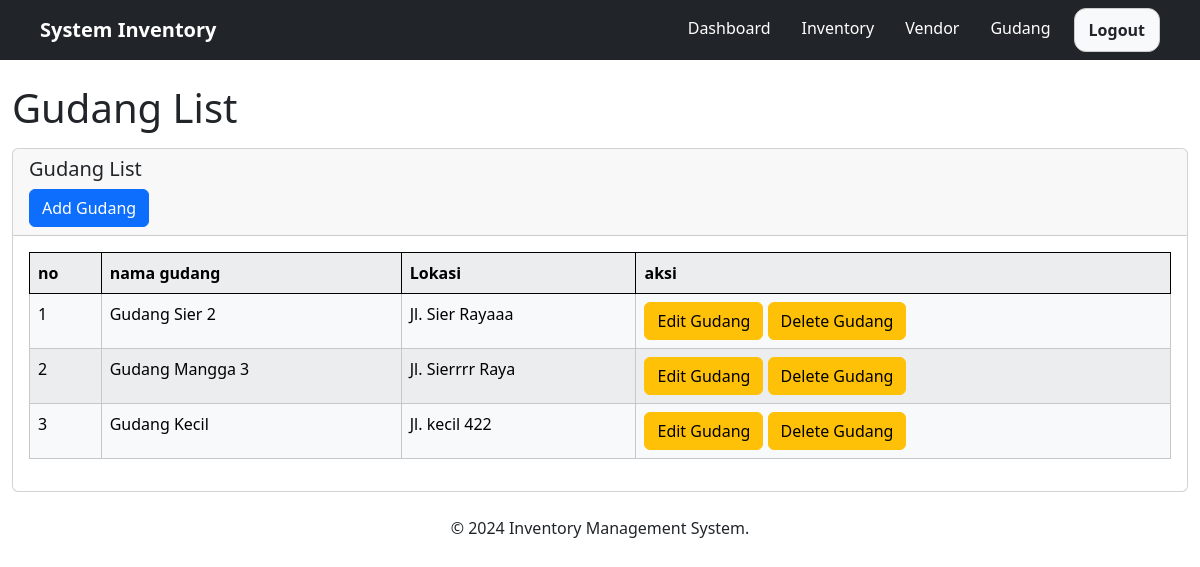
The page /views/gudang.php (signed in) on the database its author committed.
### tables this page shows
CREATE TABLE `gudang` (
  `id_gudang` int(11) NOT NULL,
  `nama_gudang` varchar(50) NOT NULL,
  `lokasi` varchar(50) NOT NULL
);

### include/function.php (called while the page is built, shortened)
<?php
function getGudangALL(){
    global $conn;
    $query = "SELECT * FROM gudang";
    $stmt = $conn->prepare($query);
    $stmt->execute();
    $result = $stmt->get_result();
    return $result->fetch_all(MYSQLI_ASSOC);
}
?>

### views/gudang.php (the view, shortened to what this page needs)
<?php
include '../include/function.php';
include '../part/header.php';
$gudang=getGudangAll();
?>
<div class="container-fluid">
    <div class="row">
        <div class="col-md-12">
            <h1 class="mt-4">Gudang List</h1>
            <div class="card mt-3">
                <div class="card-header">
                    <h5>Gudang List</h5>
                    <a href="addgud.php" class="btn btn-primary float-right">Add Gudang</a>
                </div>
                <div class="card-body">
        <table class="table table-bordered table-light table-striped">
            <tr class="border-black">
                <th>no</th>
                <th>nama gudang</th>
                <th>Lokasi</th>
                <th>aksi </th>
            </tr>
            <?php $no = 1;
                foreach($gudang as $g): ?>
                    <tr>
                <td><?= $no++ ?></td>
                <td><?= $g['nama_gudang'] ?></td>
                <td><?= $g['lokasi'] ?></td>
                <td>
                    <a class="btn btn-warning" href="editgud.php?updateGudang=<?= $g['nama_gudang'] ?>">Edit Gudang</a>
                    <a class="btn btn-warning" href="gudang.php?delete=<?= $g['id_gudang'] ?>"  onclick="return confirm('Apakah anda yakin mau delete')">Delete Gudang</a>
                </td>
            </tr>
                <?php endforeach; ?>
        </table>
    </div>
            </div>
        </div>
    </div>
 </div>
 <?php include '../part/footer.php'; ?>

### rows shown on the page
gudang: nama_gudang "Gudang Sier 2", lokasi "Jl. Sier Rayaaa"
gudang: nama_gudang "Gudang Mangga 3", lokasi "Jl. Sierrrr Raya"
gudang: nama_gudang "Gudang Kecil", lokasi "Jl. kecil 422"
